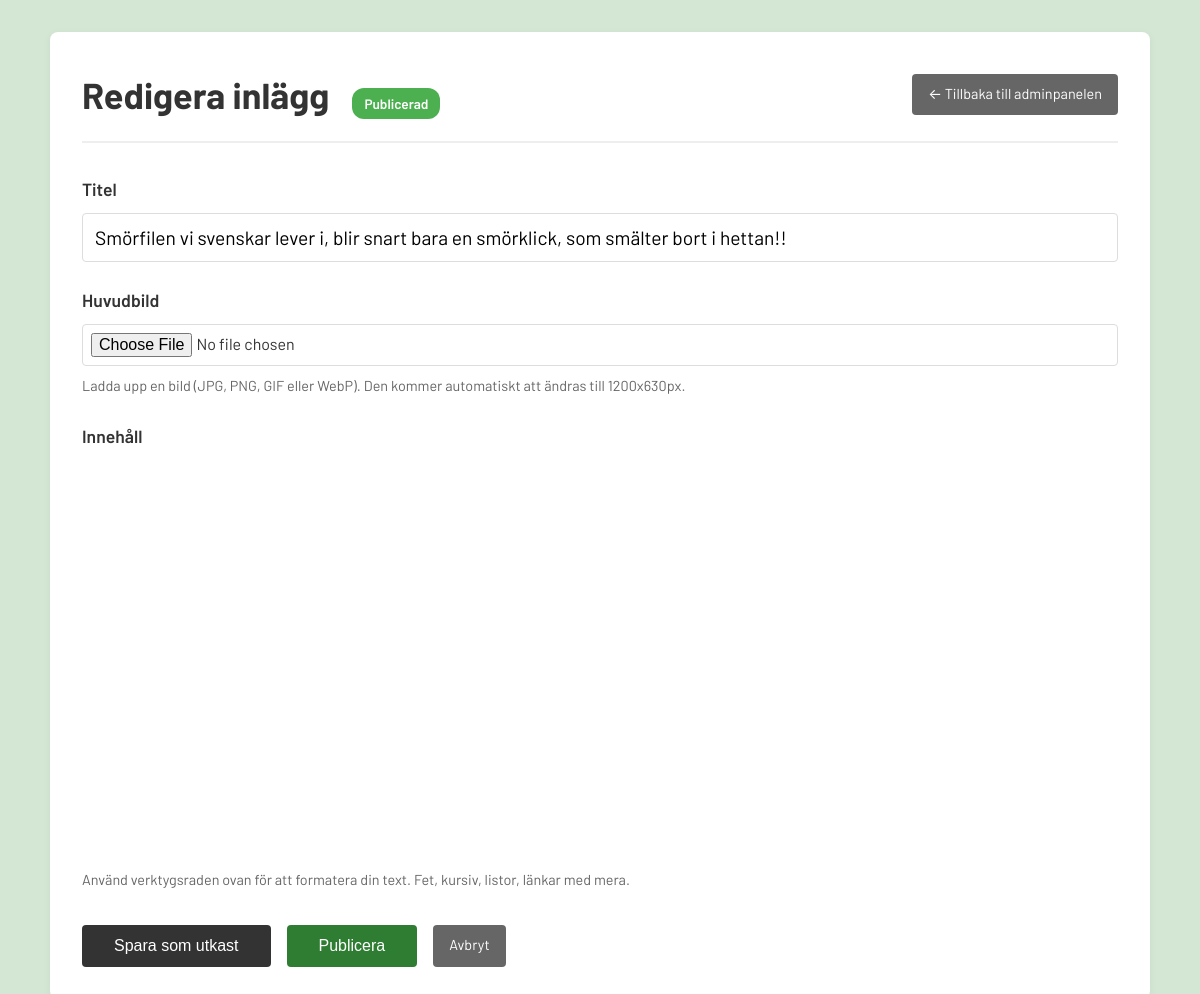
The page /admin/edit.php?id=381 (signed in) on the database as committed earlier.
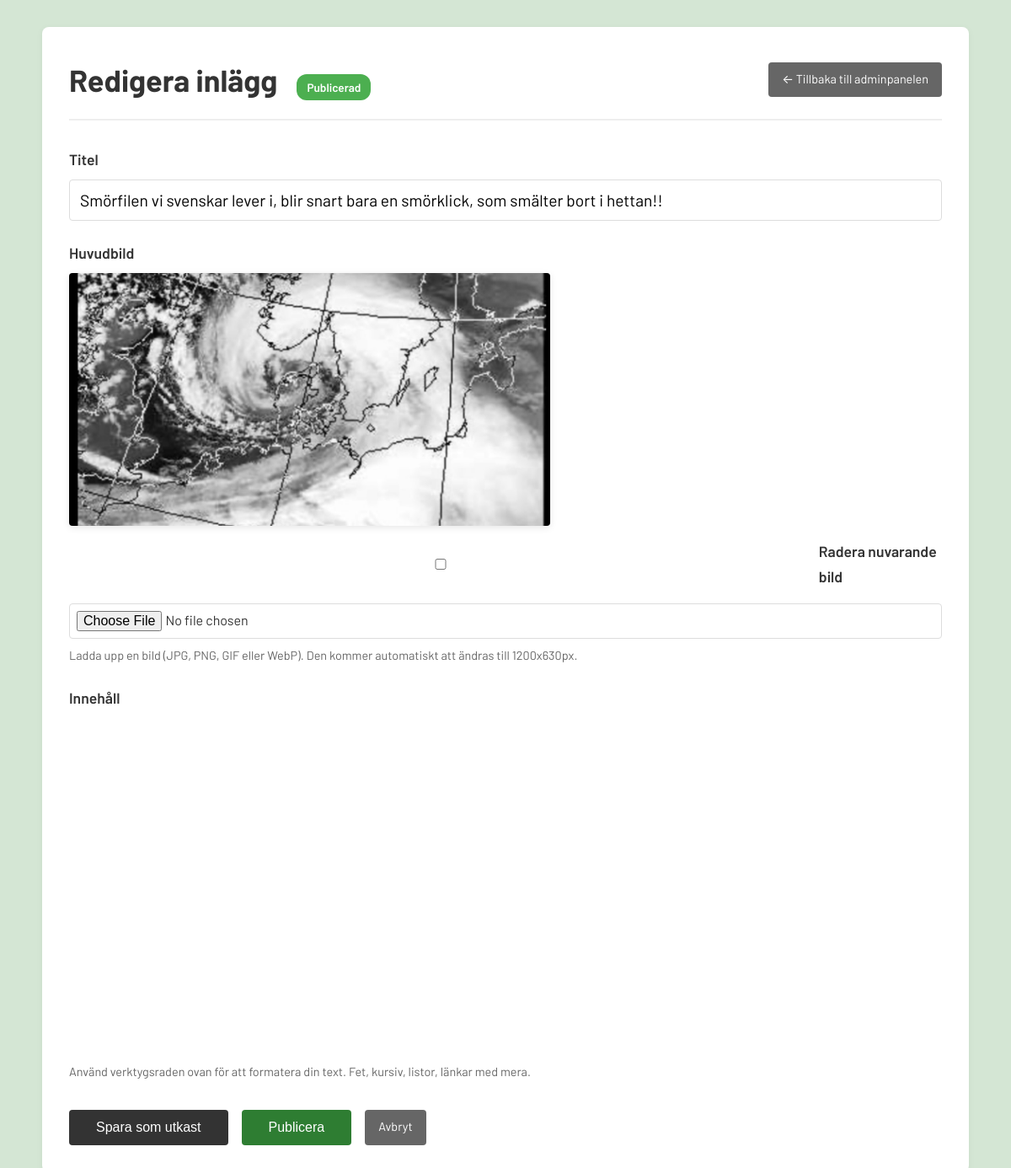
The same page on the database as committed later.
### tables this page shows
CREATE TABLE posts (
        id INTEGER PRIMARY KEY AUTOINCREMENT,
        title TEXT NOT NULL,
        content TEXT NOT NULL,
        slug TEXT UNIQUE NOT NULL,
        created_at DATETIME DEFAULT CURRENT_TIMESTAMP,
        updated_at DATETIME DEFAULT CURRENT_TIMESTAMP
    , featured_image TEXT, status TEXT DEFAULT 'draft');

### config.php (called while the page is built, shortened)
<?php
function getFeaturedImageUrl($filename) {
    return 'uploads/' . $filename;
}

### admin/edit.php (the view, shortened to what this page needs)
<?php
require_once '../config.php';
$db = getDB();
$post = null;
$isEdit = false;
if (isset($_GET['id']) && is_numeric($_GET['id'])) {
    $postId = (int)$_GET['id'];
    $stmt = $db->prepare("SELECT * FROM posts WHERE id = ?");
    $stmt->execute([$postId]);
    $post = $stmt->fetch(PDO::FETCH_ASSOC);
    if ($post) {
        $isEdit = true;
    } else {
        header('Location: dashboard.php');
        exit;
    }
}
$titleValue = $post['title'] ?? ($_POST['title'] ?? '');
$currentImage = $post['featured_image'] ?? null;
$currentStatus = $post['status'] ?? 'draft';
?>
<!DOCTYPE html>
<html lang="sv">
<head>
    <link rel="stylesheet" href="../styles.css">
    <link href="https://cdn.quilljs.com/1.3.6/quill.snow.css" rel="stylesheet">
</head>
<body>
    <div class="container">
        <div class="admin-header">
            <h1>
                <?php echo $isEdit ? 'Redigera inlägg' : 'Nytt inlägg'; ?>
                <?php if ($isEdit && isset($currentStatus)): ?>
                    <span class="status-indicator status-<?php echo htmlspecialchars($currentStatus); ?>">
                        <?php echo $currentStatus === 'published' ? 'Publicerad' : 'Utkast'; ?>
                    </span>
                <?php endif; ?>
            </h1>
            <a href="dashboard.php" class="btn btn-secondary">← Tillbaka till adminpanelen</a>
        </div>
        <form method="POST" action="" enctype="multipart/form-data">
            <div class="form-group">
                <label for="title">Titel</label>
                <input type="text"
                       id="title"
                       name="title"
                       value="<?php echo htmlspecialchars($titleValue); ?>"
                       required
                       autofocus>
            </div>
            <div class="form-group">
                <label for="featured_image">Huvudbild</label>
                <?php if ($currentImage): ?>
                    <div class="current-image">
                        <img src="../<?php echo htmlspecialchars(getFeaturedImageUrl($currentImage)); ?>" alt="Nuvarande huvudbild" style="max-width: 100%; height: auto; border-radius: 4px; margin-bottom: 1rem; max-height: 300px;">
                        <label style="display: flex; align-items: center; gap: 0.5rem; margin-bottom: 1rem;">
                            <input type="checkbox" name="delete_image" value="1">
                            <span>Radera nuvarande bild</span>
                        </label>
                    </div>
                <?php endif; ?>
                <input type="file"
                       id="featured_image"
                       name="featured_image"
                       accept="image/jpeg,image/jpg,image/png,image/gif,image/webp">
                <p class="help-text">Ladda upp en bild (JPG, PNG, GIF eller WebP). Den kommer automatiskt att ändras till <?php echo FEATURED_IMAGE_WIDTH; ?>x<?php echo FEATURED_IMAGE_HEIGHT; ?>px.</p>
            </div>
            <div class="form-group">
                <label for="content">Innehåll</label>
                <div id="editor"></div>
                <p class="help-text">Använd verktygsraden ovan för att formatera din text. Fet, kursiv, listor, länkar med mera.</p>
            </div>
            <div class="form-actions">
                <button type="submit" name="save_draft" class="btn-primary">
                    <?php echo $isEdit ? 'Spara som utkast' : 'Spara som utkast'; ?>
                </button>
                <button type="submit" name="publish" class="btn-success">
                    <?php echo $isEdit ? 'Publicera' : 'Publicera'; ?>
                </button>
                <a href="dashboard.php" class="btn btn-secondary">Avbryt</a>
            </div>
        </form>
    </div>
</body>
</html>

### styles.css (style rules this page uses)
* { margin: 0; padding: 0; box-sizing: border-box; }
body { font-family: 'Barlow', -apple-system, BlinkMacSystemFont, 'Segoe UI', Roboto, 'Helvetica Neue', Arial, sans-serif; font-size: 18px; line-height: 1.7; color: #333; background: #d4e6d4; padding: 2rem 1rem; }
.container { max-width: 1100px; margin: 0 auto; background: white; padding: 2rem; border-radius: 8px; box-shadow: 0 2px 8px rgba(0,0,0,0.05); }

### admin/edit.php (style rules this page uses)
.admin-header { display: flex; justify-content: space-between; align-items: center; margin-bottom: 2rem; padding-bottom: 1rem; border-bottom: 2px solid #eee; }
.btn { padding: 0.5rem 1rem; text-decoration: none; border-radius: 4px; display: inline-block; font-size: 0.9rem; }
.btn-secondary { background: #666; color: white; }
.form-group { margin-bottom: 1.5rem; }
.form-group label { display: block; margin-bottom: 0.5rem; font-weight: 600; font-size: 1.1rem; }
.form-group input, .form-group textarea { width: 100%; padding: 0.75rem; font-size: 1rem; border: 1px solid #ddd; border-radius: 4px; box-sizing: border-box; font-family: inherit; }
.form-group input[type="text"] { font-size: 1.2rem; }
.form-group input[type="file"] { padding: 0.5rem; font-size: 1rem; cursor: pointer; }
.current-image { margin-bottom: 1rem; }
.current-image img { display: block; box-shadow: 0 2px 8px rgba(0,0,0,0.1); }
#editor { min-height: 400px; background: white; }
.btn-primary { padding: 0.75rem 2rem; font-size: 1rem; background: #333; color: white; border: none; border-radius: 4px; cursor: pointer; }
.form-actions { display: flex; gap: 1rem; margin-top: 2rem; }
.btn-success { padding: 0.75rem 2rem; font-size: 1rem; background: #2e7d32; color: white; border: none; border-radius: 4px; cursor: pointer; }
.status-indicator { display: inline-block; padding: 0.25rem 0.75rem; border-radius: 12px; font-size: 0.85rem; font-weight: 600; margin-left: 1rem; }
.status-published { background: #4caf50; color: white; }
.help-text { color: #666; font-size: 0.9rem; margin-top: 0.5rem; }

Rows that differ between the two databases and show on the page:
changed posts: featured_image: picture added
Other text that changed with them:
form field delete_image: (not shown) → "☐"
text now shown: "Radera nuvarande bild"
